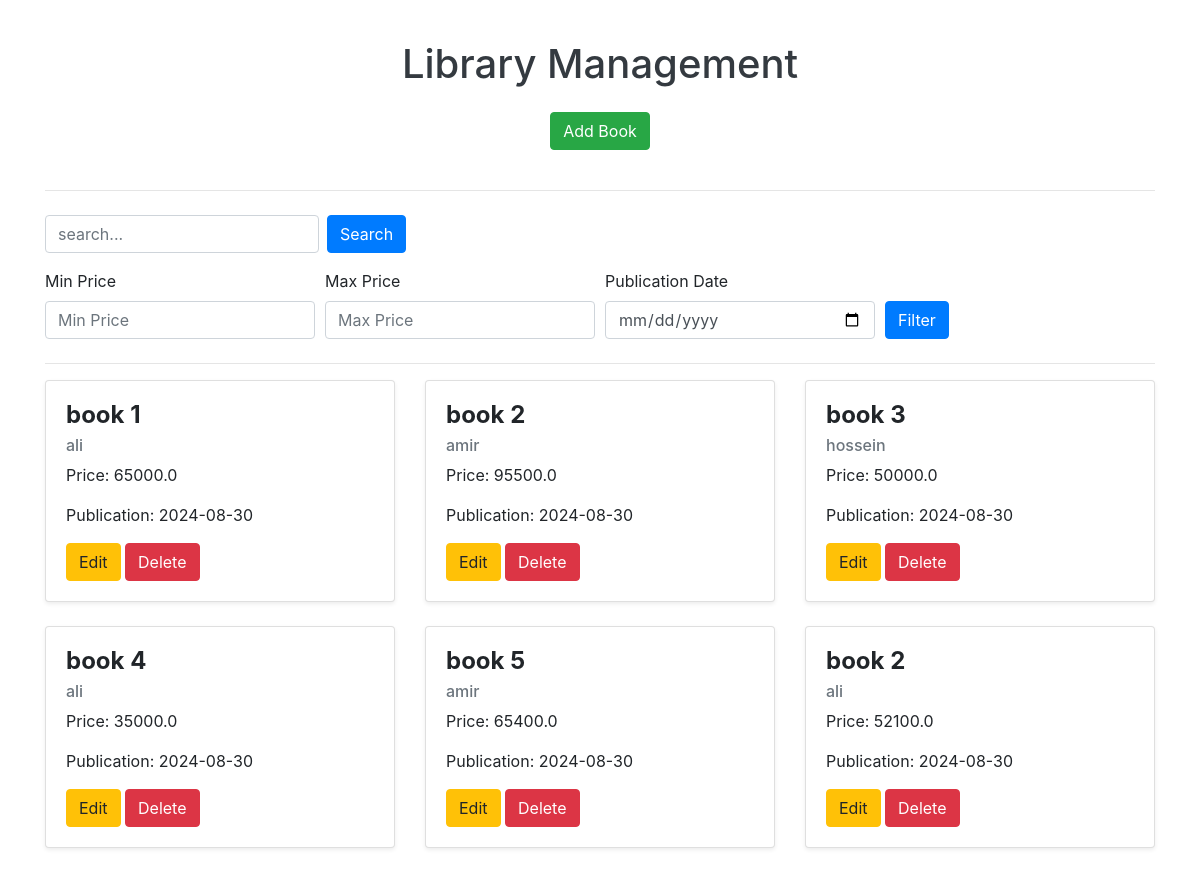
The page /books/ on the database its author committed.
### library/models.py (models this page shows, shortened)
class Book(models.Model):
    title  = models.CharField(max_length=100,null=False,blank=False)
    author = models.CharField(max_length=100,null=False,blank=False)
    price  = models.FloatField(null=False)
    publication_at = models.DateField(auto_now_add=True,null=False)
    class Meta:
        unique_together = ('title', 'author')

### library/views.py (the view)
# urls.py: path('books/',views.home,name='home'),
def home(request:HttpRequest):
    books = Book.objects.all()
    query = request.GET.get('query')
    if query:
        books = books.filter(title__icontains=query) | Book.objects.filter(author__icontains=query)
    else:
        query = ''
    min_price = request.GET.get('min_price')
    if min_price:
        books = books.filter(price__gte=min_price)
    max_price = request.GET.get('max_price')
    if max_price:
        books = books.filter(price__lte=max_price)
    publication_at = request.GET.get('publication_at')
    if publication_at:
        books = books.filter(publication_at=publication_at)
    context = {
        'books':books,'query':query,'min_price':min_price,
        'max_price':max_price,'publication_at':publication_at,
    }
    return render(request,'library_home.html',context=context)

### library/templatetags/library_tags.py (called while the page is built)
@register.simple_tag
def date_format(date):
    return date.strftime("%Y-%m-%d")

### templates/library_home.html (shortened to what this page needs)
{% load static %}
{% load library_tags %}
{% block title %}
<link href="{% static 'css/home_library.css' %}" rel="stylesheet">
<link rel="stylesheet" href="https://stackpath.bootstrapcdn.com/bootstrap/4.5.2/css/bootstrap.min.css">
{% endblock title %}
{% block content %}
<div class="container">
    <div class="header">
        <h1>Library Management</h1>
        <a href="/add/" class="btn btn-success mt-3">Add Book</a>
    </div>
    <hr>
    <form method="GET" class="mb-4">
        <div class="mt-2" style="display: inline-flex;">
            <input class="form-control mr-2" type="text" name="query" placeholder="search..." value={{query}}>
            <button class="btn btn-primary" type="submit">Search</button>
        </div>
        <div class="form-row align-items-end mt-3">
            <div class="col">
                <label for="min_price">Min Price</label>
                <input type="number" step="0.01" class="form-control" id="min_price" name="min_price" placeholder="Min Price" value={{min_price}}>
            </div>
            <div class="col">
                <label for="max_price">Max Price</label>
                <input type="number" step="0.01" class="form-control" id="max_price" name="max_price" placeholder="Max Price" value={{max_price}}>
            </div>
            <div class="col">
                <label for="publication_at">Publication Date</label>
                <input type="date" class="form-control" id="publication_at" name="publication_at" value={{publication_at}}>
            </div>
            <div class="col">
                <button type="submit" class="btn btn-primary">Filter</button>
            </div>
        </div>
    </form>
    <hr>
    <div class="row">
        {% for book in books %}
            <div class="col-md-4">
                <div class="card shadow-sm mb-4">
                    <div class="card-body">
                        <h5 class="card-title">{{ book.title }}</h5>
                        <h6 class="card-subtitle mb-2 text-muted">{{ book.author }}</h6>
                        <p class="card-text">Price: {{ book.price }}</p>
                        <p class="card-text">Publication: {% date_format book.publication_at %}</p>
                        <a href="/edit/{{book.id}}/"   class="btn btn-warning">Edit</a>
                        <a href="/delete/{{book.id}}/" class="btn btn-danger">Delete</a>
                    </div>
                </div>
            </div>
        {% endfor %}
    </div>
</div>
{% endblock content %}

### static/css/home_library.css (style rules this page uses)
.header { text-align: center; margin: 40px 0; color: #343a40; }
.card { border: none; border-radius: 10px; transition: transform 0.2s; overflow: hidden; }
.card-title { font-size: 1.5rem; font-weight: bold; }
.btn-success, .btn-warning, .btn-danger { transition: background-color 0.3s; }

### rows shown on the page
Book: title "book 1", author "ali", price "65000.0", publication_at "2024-08-30"
Book: title "book 2", author "amir", price "95500.0", publication_at "2024-08-30"
Book: title "book 3", author "hossein", price "50000.0", publication_at "2024-08-30"
Book: title "book 4", author "ali", price "35000.0", publication_at "2024-08-30"
Book: title "book 5", author "amir", price "65400.0", publication_at "2024-08-30"
Book: title "book 2", author "ali", price "52100.0", publication_at "2024-08-30"
